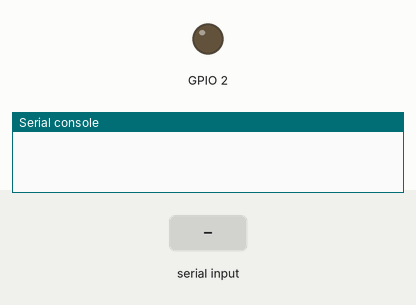
This program was run on a simulated ESP32 board running MicroPython. Parts: output pins drawn as LEDs (lit = HIGH), the last lines printed to the serial console. Inputs (shaded band) come from the test bench. WiFi joins after 1.5 s; the clock reads 2024-03-15 10:24:30 at power-on unless the program sets it; library files of the repository ran but are not shown: 1 file(s).

Above: at 0.3 s.
At 2.8 s:
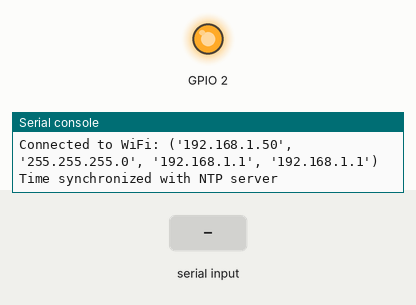
2.9 s: "Temperature:\n" received over the second serial link
5.4 s: "Humidity:\n" received over the second serial link
7.9 s: "Light level:\n" received over the second serial link
Timing chart, 0 to 10.9 s (numbered marks = the images above; inputs shaded):
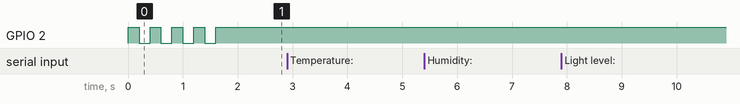

The program:

main.py
```python
from machine import UART, Pin
import network
import time
import ujson as json
import urequests
import ntptime

# Product data configuration
APIKEY = "lry0mgtwjvqb537xoysw84hvaqwielif2lncab6notts4s8x1787doiylklpabpo"
DEVICE_DEVELOPER_ID = "7ef4fe2a-8a9c-4361-87d9-45f08bd1cca4"
DATA_VERSION = "S1"
protocol_version = "v2"  # Using v2 protocol for initial testing

# Configure UART
uart = UART(2, baudrate=9600, tx=17, rx=16)  # Use GPIO 17 as TX and GPIO 16 as RX

# Function to connect to Wi-Fi
def connect_to_wifi():
    sta_if = network.WLAN(network.STA_IF)
    sta_if.active(True)
    sta_if.connect('Coworking', 'C0w0rking!')

    while not sta_if.isconnected():
        Pin(2, Pin.OUT).value(1)
        time.sleep(0.2)
        Pin(2, Pin.OUT).value(0)
        time.sleep(0.2)

    Pin(2, Pin.OUT).value(1)
    print("Connected to WiFi:", sta_if.ifconfig())

# Function to synchronize time with NTP server
def sync_time():
    try:
        ntptime.settime()
        print("Time synchronized with NTP server")
    except Exception as e:
        print("Failed to synchronize time:", e)

# Function to create the data object
def create_data_object(data_values, timestamp):
    datasets = []

    # Create datasets from provided data values
    for ref, value in data_values:
        datasets.append({"ref": ref, "at": timestamp, "value": value})

    # Create the data object
    data_object = {
        "protocol": protocol_version,
        "device": DEVICE_DEVELOPER_ID,
        "at": timestamp,
        "data": {
            "ver": DATA_VERSION,
            "dataset": [{
                "at": timestamp,
                "columns": ["ref", "value"],
                "values": [[d["ref"], d["value"]] for d in datasets]
            }]
        }
    }
    return data_object

# Function to read data from UART
def read_uart():
    if uart.any():
        data = uart.readline()
        if data:
            return data.decode('utf-8').strip()
    return None

# Function to send the request with the JSON data
def send_request(payload_data):
    url = "https://streams-api.magicbuilder.io/streams/"
    headers = {
        'Content-Type': 'application/json',
        'apikey': APIKEY
    }

    # Send the POST request with the JSON data
    try:
        response = urequests.post(url, headers=headers, json=payload_data, timeout=10)
        return response.text
    except Exception as e:
        return str(e)

# Main function to prepare JSON and send data
def main():
    # Initialize the list for storing data values
    data_values = []

    while True:
        uart_data = read_uart()
        if uart_data:
            print(f"Raw UART data: {uart_data}")  # Debug print statement

            try:
                # Extract data from UART and add to data_values list
                if "Temperature:" in uart_data:
                    temperature = float(uart_data.split(":")[1].replace("C", "").strip())
                    data_values.append(("temperature", temperature))
                elif "Humidity:" in uart_data:
                    humidity = float(uart_data.split(":")[1].replace("%", "").strip())
                    data_values.append(("humidity", humidity))
                elif "Light level:" in uart_data:
                    light_level = float(uart_data.split(":")[1].replace("%", "").strip())
                    data_values.append(("light_level", light_level))
                elif "Sound level:" in uart_data:
                    sound_level = float(uart_data.split(":")[1].strip())
                    data_values.append(("sound_level", sound_level))
                elif "redButtonState" in uart_data:
                    red_button_state = int(uart_data.split(":")[1].strip())
                    data_values.append(("red_button_state", red_button_state))
                elif "greenButtonState" in uart_data:
                    green_button_state = int(uart_data.split(":")[1].strip())
                    data_values.append(("green_button_state", green_button_state))
            except ValueError as e:
                print(f"Error parsing UART data: {e}")

        # Once we have collected all necessary data, prepare and send the JSON payload
        if len(data_values) >= 5:  # Assuming we are collecting 5 different values
            # Getting the current timestamp
            ts = time.time()
            ts += 946677600

            print("Timestamp:", ts)
            payload_data = create_data_object(data_values, ts)
            payload_json = json.dumps(payload_data)
            print("Prepared JSON payload:\n", payload_json)

            response = send_request(payload_data)
            print("Response from server:\n", response)

            # Clear data_values list for the next round of data collection
            data_values.clear()

        time.sleep(2)

# Entry point of the program
if __name__ == "__main__":
    # Connect to Wi-Fi
    connect_to_wifi()

    # Synchronize time with NTP server
    sync_time()

    # Run main function
    main()
```
